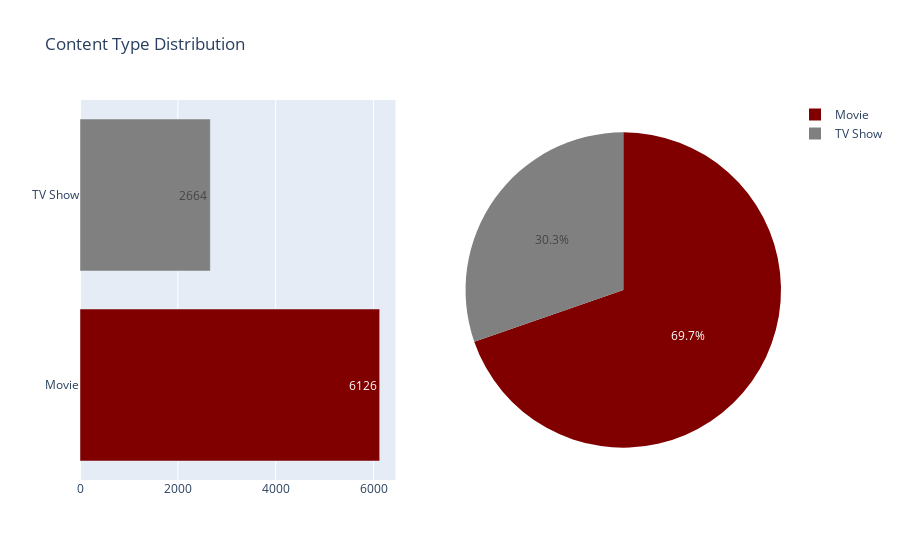

This figure's notebook cell:
### Code cell
import plotly.graph_objects as go
from plotly.subplots import make_subplots

# Example DataFrame (replace with your actual data)
# df_type = your dataframe with 'type' and 'count_showids'

# Create subplot: 1 row, 2 columns
fig = make_subplots(rows=1, cols=2, specs=[[{'type': 'bar'}, {'type': 'pie'}]])

# Add horizontal bar chart
fig.add_trace(
    go.Bar(
        x=df_type['count_showids'],
        y=df_type['type'],
        orientation='h',
        marker=dict(color=["Maroon", "Grey"]),
        showlegend=False,
        text=df_type['count_showids'],
        textposition='auto'
    ),
    row=1, col=1
)

# Add pie chart
fig.add_trace(
    go.Pie(
        labels=df_type['type'],
        values=df_type['count_showids'],
        marker_colors=["Maroon", "Grey"]
    ),
    row=1, col=2
)

fig.update_layout(title_text="Content Type Distribution")
fig.show()

### Figure 1 — Plotly figure (JSON) as saved in the notebook; plotly's stock layout.template omitted (floating-point values rounded to 4 significant figures)
{"data": [{"marker": {"color": ["Maroon", "Grey"]}, "orientation": "h", "showlegend": false, "text": [6126, 2664], "textposition": "auto", "type": "bar", "x": [6126, 2664], "xaxis": "x", "y": ["Movie", "TV Show"], "yaxis": "y"}, {"domain": {"x": [0.55, 1], "y": [0, 1]}, "labels": ["Movie", "TV Show"], "marker": {"colors": ["Maroon", "Grey"]}, "type": "pie", "values": [6126, 2664]}], "layout": {"title": {"text": "Content Type Distribution"}, "xaxis": {"anchor": "y", "domain": [0, 0.45]}, "yaxis": {"anchor": "x", "domain": [0, 1]}}}
